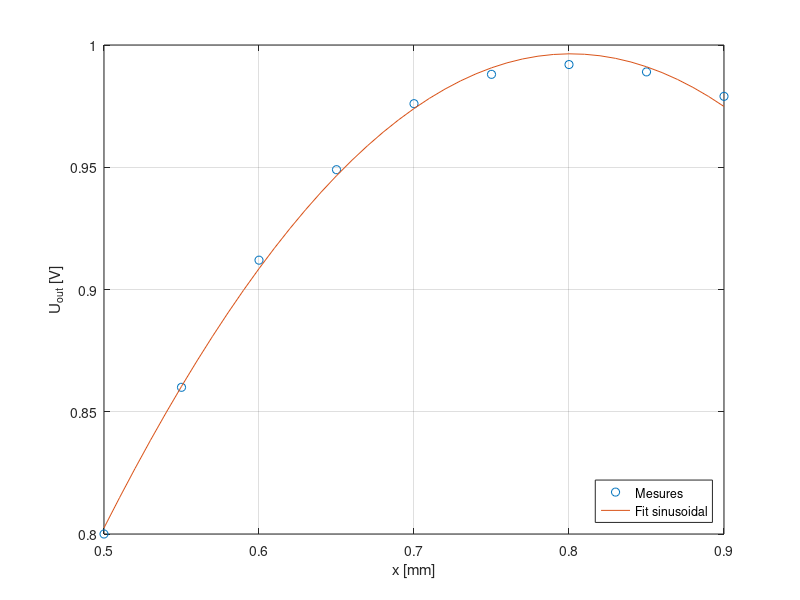

Recreate this plot in MATLAB.
%% Tension finale en fonction du mesurande x pour signal en phase (phi=0)
clear; clc; close all;

data = [0.50	0.800
        0.55	0.860
        0.60	0.912
        0.65	0.949
        0.70	0.976
        0.75	0.988
        0.80	0.992
        0.85	0.989
        0.90	0.979];
  
x = data(:,1);
Uout = data(:,2);

%% cosine fit
% b: amplitude, pulsation, offset
cosFit = @(b,x) b(1)*sin(b(2)*x) + b(3);

leastSquare = @(b) sum((cosFit(b,x) - Uout).^2); 
initParams = [0.4; 1.2; 0.8];

model = fminsearch(leastSquare, initParams)

xth = 0.5:0.01:0.9;

Uout_th = cosFit(model, xth);


%% plot
figure();
plot(x, Uout, 'o'); hold on;
plot(xth, Uout_th, '-');
hold off;
grid on;
xlabel('x [mm]');
ylabel('U_{out} [V]');
legend('Mesures', 'Fit sinusoidal', 'Location', 'southeast');
